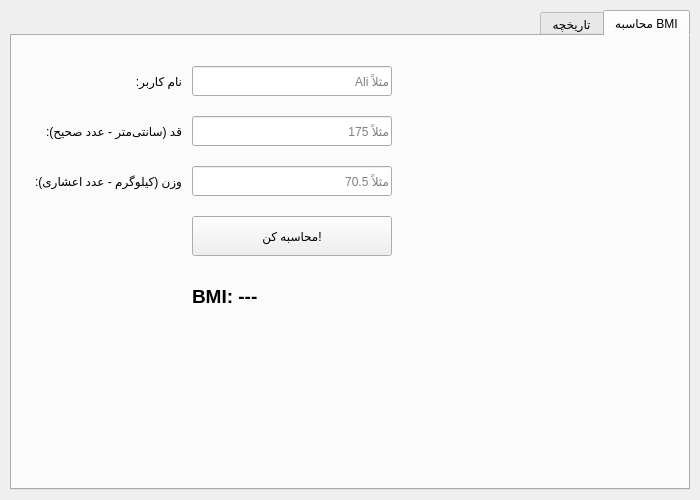
<?xml version="1.0" encoding="UTF-8"?>
<ui version="4.0">
 <class>MainWindow</class>
 <widget class="QMainWindow" name="MainWindow">
  <property name="geometry"><rect><x>0</x><y>0</y><width>700</width><height>500</height></rect></property>
  <property name="windowTitle"><string>ماشین حساب BMI</string></property>
  <property name="layoutDirection"><enum>Qt::RightToLeft</enum></property>
  <widget class="QWidget" name="centralwidget">
   <widget class="QTabWidget" name="tabs">
    <property name="geometry"><rect><x>10</x><y>10</y><width>680</width><height>480</height></rect></property>
    <widget class="QWidget" name="tab1">
     <attribute name="title"><string>محاسبه BMI</string></attribute>
     <widget class="QLabel" name="labelName">
      <property name="geometry"><rect><x>20</x><y>30</y><width>150</width><height>30</height></rect></property>
      <property name="text"><string>نام کاربر:</string></property>
     </widget>
     <widget class="QLineEdit" name="LineEditName">
      <property name="geometry"><rect><x>180</x><y>30</y><width>200</width><height>30</height></rect></property>
      <property name="placeholderText"><string>مثلاً Ali</string></property>
     </widget>
     <widget class="QLabel" name="labelHeight">
      <property name="geometry"><rect><x>20</x><y>80</y><width>150</width><height>30</height></rect></property>
      <property name="text"><string>قد (سانتی‌متر - عدد صحیح):</string></property>
     </widget>
     <widget class="QLineEdit" name="LineEditHeight">
      <property name="geometry"><rect><x>180</x><y>80</y><width>200</width><height>30</height></rect></property>
      <property name="placeholderText"><string>مثلاً 175</string></property>
     </widget>
     <widget class="QLabel" name="labelWeight">
      <property name="geometry"><rect><x>20</x><y>130</y><width>150</width><height>30</height></rect></property>
      <property name="text"><string>وزن (کیلوگرم - عدد اعشاری):</string></property>
     </widget>
     <widget class="QLineEdit" name="LineEditWeight">
      <property name="geometry"><rect><x>180</x><y>130</y><width>200</width><height>30</height></rect></property>
      <property name="placeholderText"><string>مثلاً 70.5</string></property>
     </widget>
     <widget class="QPushButton" name="BtnCalculate">
      <property name="geometry"><rect><x>180</x><y>180</y><width>200</width><height>40</height></rect></property>
      <property name="text"><string>محاسبه کن!</string></property>
     </widget>
     <widget class="QLabel" name="LblBMI">
      <property name="geometry"><rect><x>180</x><y>240</y><width>200</width><height>40</height></rect></property>
      <property name="font"><font><pointsize>14</pointsize><weight>75</weight><bold>true</bold></font></property>
      <property name="text"><string>BMI: ---</string></property>
     </widget>
    </widget>
    <widget class="QWidget" name="tab2">
     <attribute name="title"><string>تاریخچه</string></attribute>
     <widget class="QTableWidget" name="TableHistory">
      <property name="geometry"><rect><x>10</x><y>10</y><width>660</width><height>430</height></rect></property>
      <column><property name="text"><string>تاریخ</string></property></column>
      <column><property name="text"><string>نام</string></property></column>
      <column><property name="text"><string>قد</string></property></column>
      <column><property name="text"><string>وزن</string></property></column>
      <column><property name="text"><string>BMI</string></property></column>
     </widget>
    </widget>
   </widget>
  </widget>
 </widget>
 <resources/>
 <connections/>
</ui>
